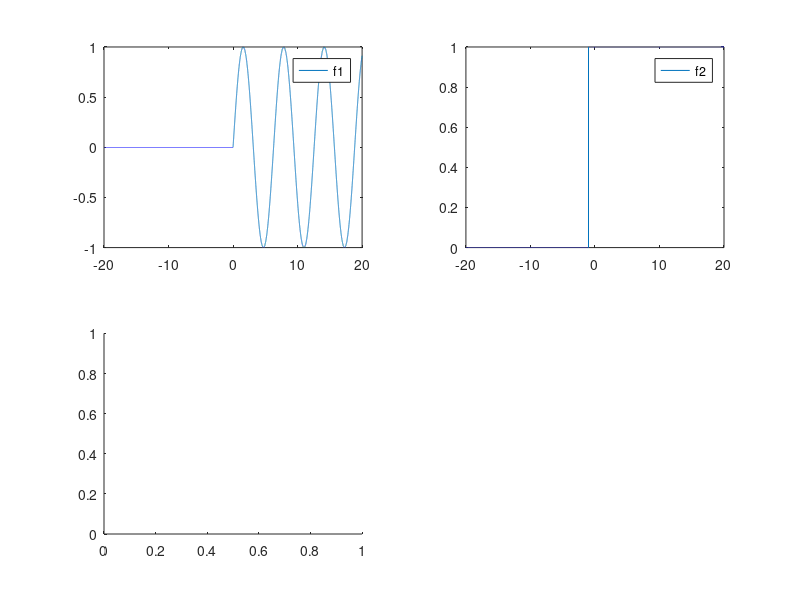

The MATLAB script that drew this image: (Note: this script raises an error after producing the figure.)
clear,clc

x=-20:0.001:20;
x=x';
f1=@(t)sin(t).*(t>=0);
f2=@(t)(t+1>=0);
y1=f1(x);
y2=f2(x);
subplot(2,2,1);
plot(x,y1);
legend("f1");
subplot(2,2,2);
plot(x,y2);
legend("f2");
%预分配空间
[n,~]=size(x);
convresult=zeros(n,1);
%卷积step=0.1
subplot(2,2,3);
for count=1:n
    convresult(count)=myconv(f1,f2,0.1,x(count));
end
plot(x,convresult);
legend("step=0.1");
%卷积step=0.01
subplot(2,2,4);
for count=1:n
    convresult(count)=myconv(f1,f2,0.01,x(count));
end
plot(x,convresult);
legend("step=0.01");